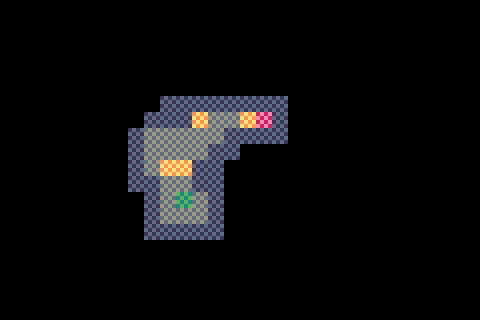

The image is a tile-based game level rendered from a .tmx file. Its description and complete source (layers, tilesets, objects, tile grids) follow:
An orthogonal 30x20 tile map with 16x16 px tiles, 1 tile layer (stage1), 3 hidden layers not drawn.

<map version="1.10" tiledversion="1.10.1" orientation="orthogonal" renderorder="right-down" width="30" height="20" tilewidth="16" tileheight="16" infinite="0" nextlayerid="6" nextobjectid="1">
 <editorsettings>
  <export target="playground.tmj" format="json" />
 </editorsettings>
 <tileset firstgid="1" name="tileset" tilewidth="16" tileheight="16" tilecount="8" columns="4">
  <image source="tileset.png" width="64" height="32" />
 </tileset>
 <layer id="2" name="stage1" width="30" height="20">
  <data encoding="csv">
0,0,0,0,0,0,0,0,0,0,0,0,0,0,0,0,0,0,0,0,0,0,0,0,0,0,0,0,0,0,
0,0,0,0,0,0,0,0,0,0,0,0,0,0,0,0,0,0,0,0,0,0,0,0,0,0,0,0,0,0,
0,0,0,0,0,0,0,0,0,0,0,0,0,0,0,0,0,0,0,0,0,0,0,0,0,0,0,0,0,0,
0,0,0,0,0,0,0,0,0,0,0,0,0,0,0,0,0,0,0,0,0,0,0,0,0,0,0,0,0,0,
0,0,0,0,0,0,0,0,0,0,0,0,0,0,0,0,0,0,0,0,0,0,0,0,0,0,0,0,0,0,
0,0,0,0,0,0,0,0,0,0,0,0,0,0,0,0,0,0,0,0,0,0,0,0,0,0,0,0,0,0,
0,0,0,0,0,0,0,0,0,0,4,4,4,4,4,4,4,4,0,0,0,0,0,0,0,0,0,0,0,0,
0,0,0,0,0,0,0,0,0,4,4,4,3,1,1,3,5,4,0,0,0,0,0,0,0,0,0,0,0,0,
0,0,0,0,0,0,0,0,4,1,1,1,1,1,4,4,4,4,0,0,0,0,0,0,0,0,0,0,0,0,
0,0,0,0,0,0,0,0,4,1,1,1,1,4,4,0,0,0,0,0,0,0,0,0,0,0,0,0,0,0,
0,0,0,0,0,0,0,0,4,1,3,3,4,4,0,0,0,0,0,0,0,0,0,0,0,0,0,0,0,0,
0,0,0,0,0,0,0,0,4,4,1,1,4,4,0,0,0,0,0,0,0,0,0,0,0,0,0,0,0,0,
0,0,0,0,0,0,0,0,0,4,1,2,1,4,0,0,0,0,0,0,0,0,0,0,0,0,0,0,0,0,
0,0,0,0,0,0,0,0,0,4,1,1,1,4,0,0,0,0,0,0,0,0,0,0,0,0,0,0,0,0,
0,0,0,0,0,0,0,0,0,4,4,4,4,4,0,0,0,0,0,0,0,0,0,0,0,0,0,0,0,0,
0,0,0,0,0,0,0,0,0,0,0,0,0,0,0,0,0,0,0,0,0,0,0,0,0,0,0,0,0,0,
0,0,0,0,0,0,0,0,0,0,0,0,0,0,0,0,0,0,0,0,0,0,0,0,0,0,0,0,0,0,
0,0,0,0,0,0,0,0,0,0,0,0,0,0,0,0,0,0,0,0,0,0,0,0,0,0,0,0,0,0,
0,0,0,0,0,0,0,0,0,0,0,0,0,0,0,0,0,0,0,0,0,0,0,0,0,0,0,0,0,0,
0,0,0,0,0,0,0,0,0,0,0,0,0,0,0,0,0,0,0,0,0,0,0,0,0,0,0,0,0,0
</data>
 </layer>
 <layer id="3" name="stage2" width="30" height="20" visible="0">
  <data encoding="csv">
0,0,0,0,0,0,0,0,0,0,0,0,0,0,0,0,0,0,0,0,0,0,0,0,0,0,0,0,0,0,
0,0,0,0,0,0,0,0,0,0,0,0,0,0,0,0,0,0,0,0,0,0,0,0,0,0,0,0,0,0,
0,0,0,0,0,0,0,0,0,0,0,0,0,0,0,0,0,0,0,0,0,0,0,0,0,0,0,0,0,0,
0,0,0,0,0,0,0,0,0,4,4,4,4,4,0,0,0,0,0,0,0,0,0,0,0,0,0,0,0,0,
0,0,0,0,0,0,0,0,4,4,4,4,4,4,0,0,0,0,0,0,0,0,0,0,0,0,0,0,0,0,
0,0,0,0,0,0,0,0,4,4,1,5,1,4,4,4,0,0,0,0,0,0,0,0,0,0,0,0,0,0,
0,0,0,0,0,0,0,0,4,4,1,1,1,4,4,4,0,0,0,0,0,0,0,0,0,0,0,0,0,0,
0,0,0,0,0,0,0,0,4,4,4,1,3,1,1,4,4,0,0,0,0,0,0,0,0,0,0,0,0,0,
0,0,0,0,0,0,0,0,0,4,4,4,4,4,1,4,4,0,0,0,0,0,0,0,0,0,0,0,0,0,
0,0,0,0,0,0,0,0,0,4,4,3,1,3,3,4,4,0,0,0,0,0,0,0,0,0,0,0,0,0,
0,0,0,0,0,0,0,0,0,0,4,1,4,4,4,4,4,0,0,0,0,0,0,0,0,0,0,0,0,0,
0,0,0,0,0,0,0,4,4,4,4,3,4,4,4,4,4,0,0,0,0,0,0,0,0,0,0,0,0,0,
0,0,0,0,0,0,0,4,4,4,1,3,4,1,1,1,4,0,0,0,0,0,0,0,0,0,0,0,0,0,
0,0,0,0,0,0,0,4,4,2,1,1,1,1,1,1,4,0,0,0,0,0,0,0,0,0,0,0,0,0,
0,0,0,0,0,0,0,4,4,1,1,4,4,4,4,4,4,0,0,0,0,0,0,0,0,0,0,0,0,0,
0,0,0,0,0,0,0,4,4,4,4,4,4,4,4,4,4,0,0,0,0,0,0,0,0,0,0,0,0,0,
0,0,0,0,0,0,0,0,4,4,4,0,0,0,0,0,0,0,0,0,0,0,0,0,0,0,0,0,0,0,
0,0,0,0,0,0,0,0,0,0,0,0,0,0,0,0,0,0,0,0,0,0,0,0,0,0,0,0,0,0,
0,0,0,0,0,0,0,0,0,0,0,0,0,0,0,0,0,0,0,0,0,0,0,0,0,0,0,0,0,0,
0,0,0,0,0,0,0,0,0,0,0,0,0,0,0,0,0,0,0,0,0,0,0,0,0,0,0,0,0,0
</data>
 </layer>
 <layer id="4" name="stage3" width="30" height="20" visible="0">
  <data encoding="csv">
0,0,0,0,0,0,0,0,0,0,0,0,0,0,0,0,0,0,0,0,0,0,0,0,0,0,0,0,0,0,
0,0,0,0,0,0,0,0,0,0,0,0,1,0,0,0,0,0,0,0,0,0,0,0,0,0,0,0,0,0,
0,0,0,0,0,0,0,0,1,1,1,1,1,1,0,0,0,0,0,0,0,0,0,0,0,0,0,0,0,0,
0,0,0,0,0,0,0,0,1,1,1,1,1,1,0,0,0,0,0,0,0,0,0,0,0,0,0,0,0,0,
0,0,0,0,0,0,0,0,1,3,1,3,1,1,0,0,0,0,0,0,0,0,0,0,0,0,0,0,0,0,
0,0,0,0,0,0,0,0,1,1,1,1,1,1,0,0,0,0,0,0,0,0,0,0,0,0,0,0,0,0,
0,0,0,0,0,0,0,0,1,1,1,1,1,1,1,1,0,0,0,0,0,0,0,0,0,0,0,0,0,0,
0,0,0,0,0,0,0,0,2,1,3,1,6,6,1,1,1,0,0,0,0,0,0,0,0,0,0,0,0,0,
0,0,0,0,0,0,0,0,1,1,3,1,6,6,6,1,1,0,0,0,0,0,0,0,0,0,0,0,0,0,
0,0,0,0,0,0,0,0,0,0,1,1,1,6,1,1,1,0,0,0,0,0,0,0,0,0,0,0,0,0,
0,0,0,0,0,0,0,0,0,0,0,1,1,1,5,1,0,0,0,0,0,0,0,0,0,0,0,0,0,0,
0,0,0,0,0,0,0,0,0,0,0,0,0,0,0,0,0,0,0,0,0,0,0,0,0,0,0,0,0,0,
0,0,0,0,0,0,0,0,0,0,0,0,0,0,0,0,0,0,0,0,0,0,0,0,0,0,0,0,0,0,
0,0,0,0,0,0,0,0,0,0,0,0,0,0,0,0,0,0,0,0,0,0,0,0,0,0,0,0,0,0,
0,0,0,0,0,0,0,0,0,0,0,0,0,0,0,0,0,0,0,0,0,0,0,0,0,0,0,0,0,0,
0,0,0,0,0,0,0,0,0,0,0,0,0,0,0,0,0,0,0,0,0,0,0,0,0,0,0,0,0,0,
0,0,0,0,0,0,0,0,0,0,0,0,0,0,0,0,0,0,0,0,0,0,0,0,0,0,0,0,0,0,
0,0,0,0,0,0,0,0,0,0,0,0,0,0,0,0,0,0,0,0,0,0,0,0,0,0,0,0,0,0,
0,0,0,0,0,0,0,0,0,0,0,0,0,0,0,0,0,0,0,0,0,0,0,0,0,0,0,0,0,0,
0,0,0,0,0,0,0,0,0,0,0,0,0,0,0,0,0,0,0,0,0,0,0,0,0,0,0,0,0,0
</data>
 </layer>
 <layer id="5" name="stage4" width="30" height="20" visible="0">
  <data encoding="csv">
0,0,0,0,0,0,0,0,0,0,0,0,0,0,0,0,0,0,0,0,0,0,0,0,0,0,0,0,0,0,
0,0,0,0,0,0,0,0,0,0,0,0,0,0,0,0,0,0,0,0,0,0,0,0,0,0,0,0,0,0,
0,0,0,0,0,0,0,0,0,0,0,0,0,0,0,0,0,0,0,0,0,0,0,0,0,0,0,0,0,0,
0,0,0,0,0,0,0,0,0,0,0,4,4,4,0,0,0,0,0,0,0,0,0,0,0,0,0,0,0,0,
0,0,0,0,0,0,0,0,0,0,4,4,1,4,4,0,0,0,0,0,0,4,4,4,4,0,0,0,0,0,
0,0,0,0,0,0,0,0,0,4,4,1,1,1,4,0,0,0,0,0,0,4,5,1,4,0,0,0,0,0,
0,0,0,0,0,0,0,0,0,4,1,1,4,1,4,4,4,0,4,4,4,4,1,1,4,0,0,0,0,0,
0,0,0,0,0,0,0,0,4,4,1,2,1,1,4,1,4,4,4,1,1,4,6,6,4,0,0,0,0,0,
0,0,0,0,0,0,0,0,4,4,1,1,1,1,4,1,1,4,4,1,3,6,1,1,4,0,0,0,0,0,
0,0,0,0,0,0,0,0,4,1,1,3,1,1,6,1,1,3,4,1,1,6,1,1,4,0,0,0,0,0,
0,0,0,0,0,0,0,0,4,1,1,1,1,1,6,1,4,3,1,3,1,6,1,1,4,0,0,0,0,0,
0,0,0,0,0,0,0,0,4,1,4,4,1,1,4,4,4,1,4,4,4,4,1,1,4,0,0,0,0,0,
0,0,0,0,0,0,0,0,4,4,4,4,4,4,4,4,4,4,4,4,4,4,4,4,0,0,0,0,0,0,
0,0,0,0,0,0,0,0,0,0,0,0,0,0,0,0,0,0,0,0,0,0,0,0,0,0,0,0,0,0,
0,0,0,0,0,0,0,0,0,0,0,0,0,0,0,0,0,0,0,0,0,0,0,0,0,0,0,0,0,0,
0,0,0,0,0,0,0,0,0,0,0,0,0,0,0,0,0,0,0,0,0,0,0,0,0,0,0,0,0,0,
0,0,0,0,0,0,0,0,0,0,0,0,0,0,0,0,0,0,0,0,0,0,0,0,0,0,0,0,0,0,
0,0,0,0,0,0,0,0,0,0,0,0,0,0,0,0,0,0,0,0,0,0,0,0,0,0,0,0,0,0,
0,0,0,0,0,0,0,0,0,0,0,0,0,0,0,0,0,0,0,0,0,0,0,0,0,0,0,0,0,0,
0,0,0,0,0,0,0,0,0,0,0,0,0,0,0,0,0,0,0,0,0,0,0,0,0,0,0,0,0,0
</data>
 </layer>
</map>